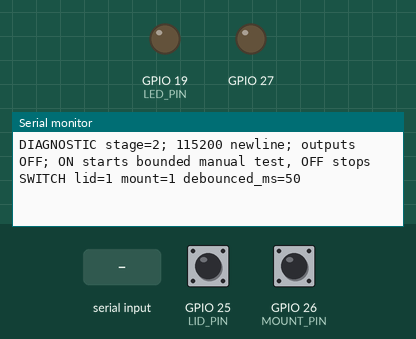
Recording of a sketch running on a simulated ESP32. Shown: output pins drawn as LEDs (lit = HIGH), the last lines printed to the serial monitor. Inputs (shaded band) come from the test bench; at power-on: GPIO 25 (LID_PIN) HIGH, GPIO 26 (MOUNT_PIN) HIGH.

Above: at 1.2 s.
1.3 s: GPIO 25 (LID_PIN) pulled LOW for 0.15 s
At 1.81 s:
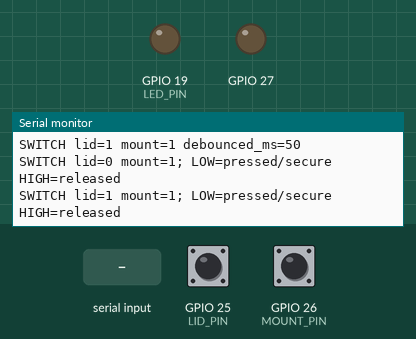
3.0 s: "OFF,1\n" received over Serial
4.5 s: "SCAN\n" received over Serial
At 4.9 s:
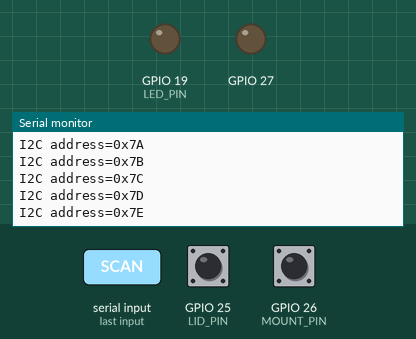

Measured:
- after the input at 1.3 s, the serial monitor: prints a new line after 0.05 s (image 1)
- after the input at 4.5 s, the serial monitor: prints a new line at once (image 2)

The sketch:

02_tamper_switches.ino
```cpp
#define TEST_STAGE 2
#include "diagnostic.h"
```

acs_adc.h
```cpp
#pragma once
#include <Arduino.h>
#include <esp_arduino_version.h>
#if !CONFIG_IDF_TARGET_ESP32
#error "SOLAIR ACS ADC is commissioned for classic ESP32 GPIO34/ADC1"
#endif
#if ESP_ARDUINO_VERSION_MAJOR >= 3
#include <esp_adc/adc_oneshot.h>
#include <esp_adc/adc_cali.h>
#include <esp_adc/adc_cali_scheme.h>
#else
#include <driver/adc.h>
#include <esp_adc_cal.h>
#endif

// One owner (acquisition task), one physical input: ADC1 GPIO34. Factory
// calibration converts each actual raw sample; no guessed Vref/scale/offset.
class CpeAcsAdc {
public:
  bool readingValid = false;
  float rawMean = -1, millivolts = 0;
  const char* error = "not_initialized";
  const char* calibration = "unavailable";

  bool begin() {
    if (ready) return true;
#if ESP_ARDUINO_VERSION_MAJOR >= 3
    adc_cali_line_fitting_efuse_val_t source;
    if (adc_cali_scheme_line_fitting_check_efuse(&source) != ESP_OK ||
        source == ADC_CALI_LINE_FITTING_EFUSE_VAL_DEFAULT_VREF)
      return fail("factory_calibration_missing");
    adc_oneshot_unit_init_cfg_t unitConfig = {};
    unitConfig.unit_id = ADC_UNIT_1;
    if (adc_oneshot_new_unit(&unitConfig, &unit) != ESP_OK) return initFail("ADC1_init_failed");
    adc_unit_t mappedUnit;
    if (adc_oneshot_io_to_channel(34, &mappedUnit, &channel) != ESP_OK || mappedUnit != ADC_UNIT_1)
      return initFail("GPIO34_ADC1_mapping_failed");
    adc_oneshot_chan_cfg_t config = {};
    config.bitwidth = ADC_BITWIDTH_12;
    config.atten = ADC_ATTEN_DB_12;
    if (adc_oneshot_config_channel(unit, channel, &config) != ESP_OK) return initFail("ADC1_channel_config_failed");
    adc_cali_line_fitting_config_t calConfig = {};
    calConfig.unit_id = ADC_UNIT_1;
    calConfig.atten = ADC_ATTEN_DB_12;
    calConfig.bitwidth = ADC_BITWIDTH_12;
    // Zero default_vref is intentional: only the chip's eFuse calibration is accepted.
    if (adc_cali_create_scheme_line_fitting(&calConfig, &cal) != ESP_OK) return initFail("ADC1_calibration_init_failed");
    calibration = source == ADC_CALI_LINE_FITTING_EFUSE_VAL_EFUSE_TP ? "efuse_two_point" : "efuse_vref";
#else
    const bool factory = esp_adc_cal_check_efuse(ESP_ADC_CAL_VAL_EFUSE_TP) == ESP_OK ||
                         esp_adc_cal_check_efuse(ESP_ADC_CAL_VAL_EFUSE_VREF) == ESP_OK;
    if (!factory) return fail("factory_calibration_missing");
    if (adc1_config_width(ADC_WIDTH_BIT_12) != ESP_OK ||
        adc1_config_channel_atten(ADC1_CHANNEL_6, ADC_ATTEN_DB_11) != ESP_OK)
      return fail("ADC1_channel_config_failed");
    const auto source = esp_adc_cal_characterize(ADC_UNIT_1, ADC_ATTEN_DB_11, ADC_WIDTH_BIT_12, 0, &cal);
    if (source == ESP_ADC_CAL_VAL_DEFAULT_VREF) return fail("factory_calibration_missing");
    calibration = source == ESP_ADC_CAL_VAL_EFUSE_TP ? "efuse_two_point" : "efuse_vref";
#endif
    ready = true;
    error = "waiting_for_sample";
    return true;
  }

  bool sample() {
    readingValid = false;
    rawMean = -1;
    millivolts = 0;
    if (!ready) return false;
    uint32_t rawSum = 0, mvSum = 0;
    constexpr unsigned samples = 16;
    for (unsigned i = 0; i < samples; ++i) {
      int raw = 0, mv = 0;
#if ESP_ARDUINO_VERSION_MAJOR >= 3
      if (adc_oneshot_read(unit, channel, &raw) != ESP_OK) return fail("ADC1_read_failed");
#else
      raw = adc1_get_raw(ADC1_CHANNEL_6);
#endif
      if (raw < 0 || raw > 4095) return fail("ADC1_raw_out_of_range");
#if ESP_ARDUINO_VERSION_MAJOR >= 3
      if (adc_cali_raw_to_voltage(cal, raw, &mv) != ESP_OK) return fail("ADC1_voltage_conversion_failed");
#else
      mv = int(esp_adc_cal_raw_to_voltage(raw, &cal));
#endif
      if (mv < 0 || mv > 3300) return fail("ADC1_voltage_out_of_range");
      rawSum += uint32_t(raw);
      mvSum += uint32_t(mv);
    }
    rawMean = rawSum / float(samples);
    millivolts = mvSum / float(samples);
    readingValid = true;
    error = "ok";
    return true;
  }

private:
  bool ready = false;
#if ESP_ARDUINO_VERSION_MAJOR >= 3
  adc_oneshot_unit_handle_t unit = nullptr;
  adc_cali_handle_t cal = nullptr;
  adc_channel_t channel = ADC_CHANNEL_6;
  bool initFail(const char* reason) {
    if (cal) { adc_cali_delete_scheme_line_fitting(cal); cal = nullptr; }
    if (unit) { adc_oneshot_del_unit(unit); unit = nullptr; }
    return fail(reason);
  }
#else
  esp_adc_cal_characteristics_t cal = {};
#endif
  bool fail(const char* reason) {
    readingValid = false;
    rawMean = -1;
    millivolts = 0;
    error = reason;
    return false;
  }
};
```

acs_ads_input.h
```cpp
#pragma once
#include <stdint.h>
#include <math.h>

// A measurement is published only while the selected physical channel is fresh.
// No offset, smoothing, guessed zero or fallback to another ADC is applied here.
class CpeAcsAdsInput {
public:
  int16_t raw = 0;
  float millivolts = 0;
  uint32_t sampledAt = 0;
  bool observed = false;
  const char* error = "ADS1115_A1_waiting_for_sample";
  static constexpr uint32_t maxAgeMs = 500;

  void invalidate(const char* reason) {
    observed = false;
    raw = 0;
    millivolts = 0;
    error = reason;
  }
  void observe(int16_t counts, float volts, uint32_t now) {
    if (counts < 0 || !isfinite(volts) || volts < 0 || volts > 3.3f) {
      invalidate("ADS1115_A1_out_of_range");
      return;
    }
    raw = counts;
    millivolts = volts * 1000.0f;
    sampledAt = now;
    observed = true;
    error = "ok";
  }
  bool fresh(uint32_t now, bool busHealthy) {
    if (!busHealthy) { invalidate("ADS1115_unavailable"); return false; }
    if (!observed) return false;
    if (uint32_t(now - sampledAt) > maxAgeMs) {
      error = "ADS1115_A1_stale";
      return false;
    }
    error = "ok";
    return true;
  }
};
```

ads_verified.h
```cpp
#pragma once
#include <stdint.h>

template<class WireType> class CpeAdsWireIo {
 public:
  explicit CpeAdsWireIo(WireType& wire): wire_(wire) {}
  bool write16(uint8_t reg, uint16_t value) {
    wire_.beginTransmission(0x48);
    bool queued = wire_.write(reg) == 1;
    queued = (wire_.write(uint8_t(value >> 8)) == 1) && queued;
    queued = (wire_.write(uint8_t(value)) == 1) && queued;
    const uint8_t status = wire_.endTransmission(true);
    return queued && status == 0;
  }
  bool read16(uint8_t reg, uint16_t& value) {
    wire_.beginTransmission(0x48);
    const bool queued = wire_.write(reg) == 1;
    const uint8_t status = wire_.endTransmission(!queued);
    if (!queued || status != 0) return false;
    if (wire_.requestFrom(int(0x48), int(2)) != 2 || wire_.available() != 2) {
      while (wire_.available()) wire_.read();
      return false;
    }
    const uint8_t high = wire_.read(), low = wire_.read();
    value = (uint16_t(high) << 8) | low;
    return true;
  }
 private:
  WireType& wire_;
};

// ADS1115, single-ended A0..A3, +/-4.096 V, 128 SPS, single shot.
// IO exposes checked read16/write16 operations. No failed transaction may
// advance the channel or publish a conversion from the preceding channel.
template<class IO> class CpeVerifiedAds1115 {
 public:
  explicit CpeVerifiedAds1115(IO& io): io_(io) {}
  static constexpr uint32_t timeoutMs = 200;
  static constexpr uint32_t retryMs = 1000;
  bool online = false, healthy = false, updated = false;
  uint8_t lastChannel = 0, mask = 0;
  int16_t lastRaw = 0;
  uint16_t lastConfig = 0, observedConfig = 0, requestedConfig = 0;
  uint32_t samples = 0, errors = 0;
  const char* error = "ADS1115_waiting_for_sample";

  static uint16_t configFor(uint8_t channel) {
    return uint16_t(0xC383u + (uint16_t(channel) << 12));
  }
  static float volts(int16_t raw) { return float(raw) * 0.000125f; }
  bool begin(uint32_t now) {
    mask = 0; healthy = false; updated = false;
    return start(0, now);
  }
  void pause() {
    online = healthy = updated = pending_ = retryPending_ = false;
    mask = 0; error = "acquisition_paused";
  }
  void poll(uint32_t now) {
    updated = false;
    if (!pending_) {
      if (!retryPending_ || uint32_t(now - failedAt_) >= retryMs) begin(now);
      return;
    }
    const uint32_t age = uint32_t(now - startedAt_);
    // Do not mistake the previous idle OS bit for the conversion just started.
    if (age < 2) return;
    if (age > timeoutMs) { fail("ADS1115_conversion_timeout", now); return; }
    uint16_t config = 0;
    if (!io_.read16(1, config)) { fail("ADS1115_config_read_failed", now); return; }
    observedConfig = config;
    if (!matches(config)) { fail("ADS1115_config_mismatch", now); return; }
    if (!(config & 0x8000u)) return;
    uint16_t bits = 0;
    if (!io_.read16(0, bits)) { fail("ADS1115_conversion_read_failed", now); return; }
    // Also guard against a changed configuration during the result transfer.
    if (!io_.read16(1, config)) { fail("ADS1115_config_read_failed", now); return; }
    observedConfig = config;
    if (!matches(config) || !(config & 0x8000u)) {
      fail("ADS1115_config_changed_during_read", now); return;
    }
    lastChannel = channel_; lastRaw = int16_t(bits); lastConfig = config;
    mask |= uint8_t(1u << channel_); samples++; updated = true;
    healthy = mask == 15; error = "ok";
    start(uint8_t((channel_ + 1) % 4), now);
  }
 private:
  IO& io_;
  uint8_t channel_ = 0;
  bool pending_ = false, retryPending_ = false;
  uint32_t startedAt_ = 0, failedAt_ = 0;
  bool matches(uint16_t config) const {
    // OS changes as conversion completes; every other bit must match.
    return (config & 0x7FFFu) == (requestedConfig & 0x7FFFu);
  }
  void fail(const char* reason, uint32_t now) {
    pending_ = online = healthy = updated = false;
    retryPending_ = true; failedAt_ = now; mask = 0; errors++; error = reason;
  }
  bool start(uint8_t channel, uint32_t now) {
    requestedConfig = configFor(channel);
    if (!io_.write16(1, requestedConfig)) { fail("ADS1115_config_write_failed", now); return false; }
    uint16_t config = 0;
    if (!io_.read16(1, config)) { fail("ADS1115_config_read_failed", now); return false; }
    observedConfig = config;
    if (!matches(config)) { fail("ADS1115_config_mismatch", now); return false; }
    channel_ = channel; startedAt_ = now; pending_ = online = true;
    retryPending_ = false;
    return true;
  }
};
```

diagnostic.h
```cpp
#pragma once
#include <Arduino.h>
#if __has_include("solair_config.h")
#include "solair_config.h"
#else
#include "config.example.h"
#endif
#if TEST_STAGE == 0
// Boot/LED test needs only the ESP32 core, not any sensor or GPS libraries.
#include "pins.h"
uint32_t ledLastPrint=0;
void setup(){
 Serial.begin(115200);
 digitalWrite(ALARM_PIN,ALARM_ACTIVE_HIGH?LOW:HIGH);pinMode(ALARM_PIN,OUTPUT);
 digitalWrite(LED_PIN,LOW);pinMode(LED_PIN,OUTPUT);
 Serial.println("DIAGNOSTIC stage=0; USB only; GPIO19 LED; GPIO27 OFF; no sensors required");
}
void loop(){
 uint32_t now=millis();
 if(uint32_t(now-ledLastPrint)>=1000){ledLastPrint=now;digitalWrite(LED_PIN,!digitalRead(LED_PIN));Serial.printf("BOOT uptime_ms=%lu LED19=%d\n",(unsigned long)now,digitalRead(LED_PIN));}
 vTaskDelay(pdMS_TO_TICKS(2));
}
#else
// Isolated input tests activate only their named hardware. Powered/analogue/UART gates use private config.
#if TEST_STAGE == 1
#undef ENABLE_MPU
#define ENABLE_MPU true
#endif
#if TEST_STAGE == 5
#undef ENABLE_ADS
#define ENABLE_ADS true
#endif
#include "modules.h"
Modules hw;Contact dlid,dmount;String command;uint32_t lastPrint=0,offAt=0;
bool zeroCollect=false;float zeroSum=0;unsigned zeroSamples=0;uint32_t zeroAt=0;
void scan(){for(int a=1;a<127;a++){Wire.beginTransmission(a);if(!Wire.endTransmission())Serial.printf("I2C address=0x%02X\n",a);}}
void probeMPU(){
 // Independent identity read: an address ACK alone does not prove MPU6050 initialization.
 Wire.beginTransmission(MPU_ADDRESS);Wire.write(0x75);uint8_t status=Wire.endTransmission(true);
 int count=0,id=-1;if(status==0){count=Wire.requestFrom(int(MPU_ADDRESS),1);if(count==1&&Wire.available())id=Wire.read();}
 Serial.printf("MPU_PROBE address=0x%02X register_status=%u bytes=%d WHO_AM_I=",MPU_ADDRESS,status,count);
 if(id>=0)Serial.printf("0x%02X",id);else Serial.print("unavailable");
 Serial.printf(" profile=%s compat_enabled=%d initialized=%d read_valid=%d status=%s (ignore measurement zeros when read_valid=0)\n",hw.imuProfile(),ALLOW_MPU6500_COMPAT,hw.mpuSeen,hw.mpuOK,hw.imuIdentity==0x70?hw.imu6500.error:hw.mpuOK?"ok":"mpu6050_init_or_read_failed");
}
void off(){digitalWrite(ALARM_PIN,ALARM_ACTIVE_HIGH?LOW:HIGH);digitalWrite(LED_PIN,LOW);offAt=0;}
void setup(){Serial.begin(115200);digitalWrite(ALARM_PIN,ALARM_ACTIVE_HIGH?LOW:HIGH);pinMode(ALARM_PIN,OUTPUT);pinMode(LED_PIN,OUTPUT);off();
 if(TEST_STAGE==2){dlid.begin(LID_PIN);dmount.begin(MOUNT_PIN);}hw.begin();if(TEST_STAGE==1||TEST_STAGE==5)scan();
 Serial.printf("DIAGNOSTIC stage=%d; 115200 newline; outputs OFF; ON starts bounded manual test, OFF stops\n",TEST_STAGE);
}
void loop(){uint32_t now=millis();
 if(TEST_STAGE==2){dlid.poll(now);dmount.poll(now);if(dlid.transition||dmount.transition)Serial.printf("SWITCH lid=%d mount=%d; LOW=pressed/secure HIGH=released\n",dlid.stable,dmount.stable);}
 hw.pollSensors(now);hw.pollLTE(now);
 if(zeroCollect&&hw.acsSampledAt!=zeroAt){zeroAt=hw.acsSampledAt;if(!hw.acsOK){zeroCollect=false;Serial.println("ZERO rejected: ADC unsafe/near rail");}else{zeroSum+=hw.acsMV/1000*ACS_FRONTEND_SCALE;if(++zeroSamples==64){zeroCollect=false;Serial.printf("PROPOSED ACS_ZERO_V=%.6f from64 actual samples; verify zero load/reference; calibration flag unchanged\n",zeroSum/64);}}}
 while(Serial.available()){char c=Serial.read();if(c=='\n'){command.trim();
  if(command=="OFF"||command=="DISARM")off();
  else if(command=="SCAN")scan();
  else if(command=="ZERO"&&TEST_STAGE==6&&ENABLE_ACS){zeroCollect=true;zeroSum=0;zeroSamples=0;zeroAt=hw.acsSampledAt;Serial.println("ZERO acquisition started; current path must have independently verified zero current");}
  else if(command=="ON"&&(TEST_STAGE==3||(TEST_STAGE==4&&ENABLE_ALARM&&ALARM_POLARITY_VERIFIED))){digitalWrite(ALARM_PIN,ALARM_ACTIVE_HIGH?HIGH:LOW);digitalWrite(LED_PIN,HIGH);offAt=now+ALARM_DURATION_MS;}
  else Serial.println("REJECTED: command or commissioning gate");command="";
 }else if(command.length()<80)command+=c;else command="";}
 if(offAt&&int32_t(now-offAt)>=0){off();Serial.println("OUTPUT OFF timeout; measure physical behavior");}
 if(now-lastPrint>=1000){lastPrint=now;
  if(TEST_STAGE==1)probeMPU();
  if(TEST_STAGE==0){digitalWrite(LED_PIN,!digitalRead(LED_PIN));Serial.printf("BOOT uptime_ms=%lu LED19=%d\n",(unsigned long)now,digitalRead(LED_PIN));}
  if(TEST_STAGE==1){Serial.printf("MPU detected=%d address=0x%02X raw=",hw.mpuOK,MPU_ADDRESS);for(int i=0;i<7;i++)Serial.printf("%d,",hw.mpuRaw[i]);Serial.printf(" accel_mps2=%.3f,%.3f,%.3f gyro_rad_s=%.3f,%.3f,%.3f\n",hw.accel.acceleration.x,hw.accel.acceleration.y,hw.accel.acceleration.z,hw.gyro.gyro.x,hw.gyro.gyro.y,hw.gyro.gyro.z);}
  if(TEST_STAGE==2)Serial.printf("SWITCH lid=%d mount=%d debounced_ms=50\n",dlid.stable,dmount.stable);
  if(TEST_STAGE==3||TEST_STAGE==4)Serial.printf("OUTPUT gpio27=%d verified_polarity=%d enabled=%d command_active=%d\n",digitalRead(ALARM_PIN),ALARM_POLARITY_VERIFIED,ENABLE_ALARM,offAt!=0);
  if(TEST_STAGE==5){Serial.printf("ADS1115 detected=%d read_valid=%d samples=%lu gain=+/-4.096V ",hw.adsSeen,hw.adsOK,(unsigned long)hw.adsSamples);for(int i=0;i<4;i++)Serial.printf("A%d_raw=%d V=%.4f ",i,hw.adsRaw[i],hw.adsV[i]);Serial.println(" (ignore values when read_valid=0)");}
  if(TEST_STAGE==6)Serial.printf("ACS gate=%d safe_range=%d ADC_mV=%.3f raw=%.2f source=%s status=%s VOUT=%.4f zero=%.4f A=%.4f current_usable=%d (A is diagnostic only unless current_usable=1 and within validated range)\n",ENABLE_ACS,hw.acsOK,hw.acsMV,hw.acsRaw(),hw.acsSource(),hw.acsDiagnostic(),hw.acsMV/1000*ACS_FRONTEND_SCALE,ACS_ZERO_V,hw.acsCurrent,hw.acsCurrentUsable());
  if(TEST_STAGE==7){Serial.printf("GPS gate=%d fix=%d sats=%lu checksum_fail=%lu overflow=%lu ",ENABLE_GPS,hw.fix(),(unsigned long)hw.gps.satellites.value(),(unsigned long)hw.gps.failedChecksum(),(unsigned long)hw.gpsOverflows);if(hw.fix()){Serial.printf("lat=%.7f lon=%.7f age=%lu ",hw.gps.location.lat(),hw.gps.location.lng(),(unsigned long)hw.gps.location.age());if(hw.gps.date.isValid()&&hw.gps.time.isValid())Serial.printf("UTC=%04d-%02d-%02dT%02d:%02d:%02dZ",hw.gps.date.year(),hw.gps.date.month(),hw.gps.date.day(),hw.gps.time.hour(),hw.gps.time.minute(),hw.gps.time.second());else Serial.print("UTC=unavailable");}Serial.println();}
  if(TEST_STAGE==8)Serial.printf("LTE gate=%d AT=%d registered=%d attached=%d CSQ=%d; AT alone is not uplink\n",ENABLE_LTE,hw.atDetected,hw.registered,hw.attached,hw.rssi);
  if(TEST_STAGE==9){
   Serial.print("PZEM gate=");Serial.print(ENABLE_PZEM);
   Serial.print(" shunt50_verified=");Serial.print(hw.shunt50OK);
   Serial.print(" valid=");Serial.print(hw.pzemOK);
   Serial.print(" V=");Serial.print(hw.meter.voltage,2);
   Serial.print(" A=");Serial.print(hw.meter.current,2);
   Serial.print(" W=");Serial.print(hw.meter.power,1);
   Serial.print(" Wh=");Serial.print((unsigned long)hw.meter.wh);
   Serial.println(" (ignore values when invalid)");
  }
 }vTaskDelay(pdMS_TO_TICKS(2));
}
#endif // TEST_STAGE == 0
```

protocol.h
```cpp
#pragma once
#include <stdint.h>
#include <stddef.h>
inline uint16_t modbusCRC(const uint8_t* p,size_t n){uint16_t c=0xffff;while(n--){c^=*p++;for(int i=0;i<8;i++)c=(c&1)?(c>>1)^0xa001:c>>1;}return c;}
struct PzemReading{float voltage,current,power;uint32_t wh;bool high,low;};
// Family manual: holding register 0x0003, value 0x0001 = matched 50 A shunt.
inline bool decodePzem50A(const uint8_t* b,size_t n,uint8_t address){
 return n==7&&b[0]==address&&b[1]==3&&b[2]==2&&b[3]==0&&b[4]==1&&modbusCRC(b,n)==0;
}
inline bool decodePzem(const uint8_t* b,size_t n,uint8_t address,PzemReading& r){
 if(n!=21||b[0]!=address||b[1]!=4||b[2]!=16||modbusCRC(b,n)!=0)return false;
 uint16_t w0=(uint16_t(b[3])<<8)|b[4];
 uint16_t w1=(uint16_t(b[5])<<8)|b[6];
 uint16_t w2=(uint16_t(b[7])<<8)|b[8];
 uint16_t w3=(uint16_t(b[9])<<8)|b[10];
 uint16_t w4=(uint16_t(b[11])<<8)|b[12];
 uint16_t w5=(uint16_t(b[13])<<8)|b[14];
 uint16_t w6=(uint16_t(b[15])<<8)|b[16];
 uint16_t w7=(uint16_t(b[17])<<8)|b[18];
 r.voltage=w0*0.01f;r.current=w1*0.01f;
 r.power=(uint32_t(w2)|(uint32_t(w3)<<16))*0.1f;
 r.wh=uint32_t(w4)|(uint32_t(w5)<<16);r.high=w6==0xffff;r.low=w7==0xffff;
 return r.voltage<=350&&r.current<=300&&r.power<=100000;
}
```

Source omitted: imu6500.h (2731 bytes), lte_recovery.h (5450 bytes), measurement_policy.h (2004 bytes), modules.h (11946 bytes), config.example.h (4319 bytes), pins.h (944 bytes)
